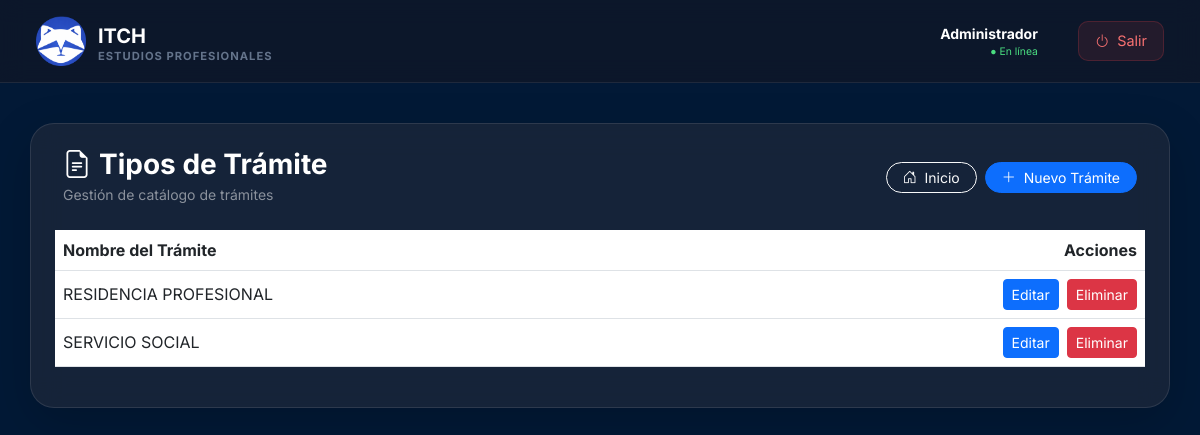
The app's page /admin/tramites/tramites.php (signed in) with its own data.
### tables this page shows
CREATE TABLE IF NOT EXISTS tipos_tramite (
    id INT AUTO_INCREMENT PRIMARY KEY,
    nombre_tramite VARCHAR(100) NOT NULL
);

### web/admin/tramites/tramites.php (the view, shortened to what this page needs)
<?php
include($_SERVER['DOCUMENT_ROOT'] . '/conexion.php');
include($_SERVER['DOCUMENT_ROOT'] . '/admin/includes/header.php');
$res_tramites = $conexion->query("SELECT * FROM tipos_tramite ORDER BY nombre_tramite ASC");
?>
   <link rel="stylesheet" href="../css/tablasG.css">
<div class="glass-card p-4 shadow-lg">
    <div class="d-flex justify-content-between align-items-center mb-4 px-2">
        <div>
            <h3 class="fw-bold m-0"><i class="bi bi-file-earmark-text me-2"></i>Tipos de Trámite</h3>
            <span class="text-white-50 small">Gestión de catálogo de trámites</span>
        </div>
        <div class="d-flex gap-2">
            <a href="../inicio.php" class="btn btn-outline-light btn-sm rounded-pill px-3">
                <i class="bi bi-house-door me-1"></i> Inicio
            </a>
            <a href="agregar_tramite.php" class="btn btn-primary btn-sm rounded-pill px-3">
                <i class="bi bi-plus-lg me-1"></i> Nuevo Trámite
            </a>
        </div>
    </div>
    <div class="table-responsive">
        <table class="table align-middle">
            <thead>
                <tr>
                    <th>Nombre del Trámite</th>
                    <th class="text-end">Acciones</th>
                </tr>
            </thead>
            <tbody>
                <?php while($t = $res_tramites->fetch_assoc()): ?>
                <tr>
                    <td><?= htmlspecialchars($t['nombre_tramite']) ?></td>
                    <td class="text-end">
                        <div class="d-flex gap-2 justify-content-end">
                            <a href="procesar_tramite.php?id=<?= $t['id'] ?>" class=" btn btn-sm btn-primary">
                                Editar
                            </a>
                            <button type="button" class="btn btn-sm btn-danger" onclick="eliminarTramite(<?= $t['id'] ?>)">
                                Eliminar
                            </button>
                        </div>
                    </td>
                </tr>
                <?php endwhile; ?>
            </tbody>
        </table>
    </div>
</div>

### web/admin/css/tablasG.css (style rules this page uses)
.glass-card { background: #1e293bb3; backdrop-filter: blur(15px); border: 1px solid #ffffff1a; border-radius: 24px; color: white; }

### web/admin/includes/header.php (style rules this page uses)
body { background: radial-gradient(circle at top right, #021936, #021936); min-height: 100vh; font-family: 'Inter', sans-serif; color: #f8fafc; }

### records on screen
tipos_tramite: nombre_tramite "RESIDENCIA PROFESIONAL"
tipos_tramite: nombre_tramite "SERVICIO SOCIAL"
